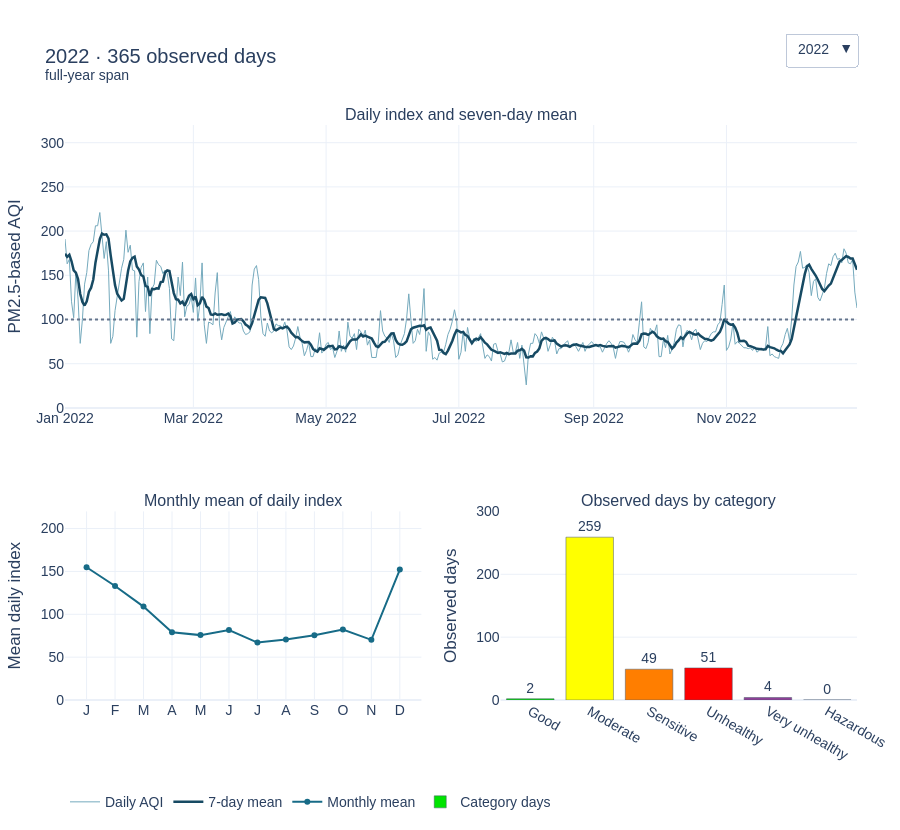

Notebook source saved alongside this figure:
### Markdown cell above
### Label scales, maintain legibility, and show the reference line

A consistent daily-index axis makes year changes comparable. The line at 100 is an index-category boundary. Monthly chart points remain descriptive averages; category counts apply to daily values only.

### Code cell
dashboard.update_layout(
    title="2022 · 365 observed days<br><sup>full-year span</sup>",
    height=830, template="plotly_white", font={"family": "Arial", "size": 14},
    margin={"l": 65, "r": 30, "t": 125, "b": 90},
    legend={"orientation": "h", "y": -0.15}
)
dashboard.update_yaxes(title_text="PM2.5-based AQI", range=[0, 320], row=1, col=1)
dashboard.update_yaxes(title_text="Mean daily index", range=[0, 220], row=2, col=1)
dashboard.update_yaxes(title_text="Observed days", range=[0, 300], row=2, col=2)
dashboard.update_xaxes(tickmode="array", tickvals=list(range(1, 13)), ticktext=["J", "F", "M", "A", "M", "J", "J", "A", "S", "O", "N", "D"], row=2, col=1)
dashboard.add_hline(y=100, line_dash="dot", line_color="#64748b", row=1, col=1)
dashboard.update_xaxes(rangeslider_visible=False, row=1, col=1)

### Figure 1 — Plotly figure (JSON) as saved in the notebook; plotly's stock layout.template omitted (floating-point values rounded to 4 significant figures; data arrays with more than 128 entries replaced by an {"elided": "..."} marker saying what was removed)
{"data": [{"line": {"color": "#75aabd", "width": 1}, "mode": "lines", "name": "Daily AQI", "type": "scatter", "visible": false, "x": {"elided": "366 str values"}, "xaxis": "x", "y": {"elided": "366 float values"}, "yaxis": "y"}, {"line": {"color": "#174a63", "width": 2.5}, "mode": "lines", "name": "7-day mean", "type": "scatter", "visible": false, "x": {"elided": "366 str values"}, "xaxis": "x", "y": {"elided": "366 float values"}, "yaxis": "y"}, {"line": {"color": "#176b87"}, "mode": "lines+markers", "name": "Monthly mean", "type": "scatter", "visible": false, "x": [1, 2, 3, 4, 5, 6, 7, 8, 9, 10, 11, 12], "xaxis": "x2", "y": [119.5, 136.0, 82.84, 66.9, 72.29, 70.47, 84.84, 76.9, 79.63, 98.97, 111.6, 133.5], "yaxis": "y2"}, {"marker": {"color": ["#00e400", "#ffff00", "#ff7e00", "#ff0000", "#8f3f97", "#7e0023"], "line": {"color": "#475569", "width": 0.5}}, "name": "Category days", "text": ["1", "261", "63", "40", "0", "0"], "textposition": "outside", "type": "bar", "visible": false, "x": ["Good", "Moderate", "Sensitive", "Unhealthy", "Very unhealthy", "Hazardous"], "xaxis": "x3", "y": [1, 261, 63, 40, 0, 0], "yaxis": "y3"}, {"line": {"color": "#75aabd", "width": 1}, "mode": "lines", "name": "Daily AQI", "type": "scatter", "visible": false, "x": {"elided": "365 str values"}, "xaxis": "x", "y": {"elided": "365 float values"}, "yaxis": "y"}, {"line": {"color": "#174a63", "width": 2.5}, "mode": "lines", "name": "7-day mean", "type": "scatter", "visible": false, "x": {"elided": "365 str values"}, "xaxis": "x", "y": {"elided": "365 float values"}, "yaxis": "y"}, {"line": {"color": "#176b87"}, "mode": "lines+markers", "name": "Monthly mean", "type": "scatter", "visible": false, "x": [1, 2, 3, 4, 5, 6, 7, 8, 9, 10, 11, 12], "xaxis": "x2", "y": [139.1, 132.6, 74.65, 64.17, 70.16, 72.1, 66.19, 78.61, 77.33, 73.16, 139.6, 187.9], "yaxis": "y2"}, {"marker": {"color": ["#00e400", "#ffff00", "#ff7e00", "#ff0000", "#8f3f97", "#7e0023"], "line": {"color": "#475569", "width": 0.5}}, "name": "Category days", "text": ["7", "235", "49", "66", "8", "0"], "textposition": "outside", "type": "bar", "visible": false, "x": ["Good", "Moderate", "Sensitive", "Unhealthy", "Very unhealthy", "Hazardous"], "xaxis": "x3", "y": [7, 235, 49, 66, 8, 0], "yaxis": "y3"}, {"line": {"color": "#75aabd", "width": 1}, "mode": "lines", "name": "Daily AQI", "type": "scatter", "visible": true, "x": {"elided": "365 str values"}, "xaxis": "x", "y": {"elided": "365 float values"}, "yaxis": "y"}, {"line": {"color": "#174a63", "width": 2.5}, "mode": "lines", "name": "7-day mean", "type": "scatter", "visible": true, "x": {"elided": "365 str values"}, "xaxis": "x", "y": {"elided": "365 float values"}, "yaxis": "y"}, {"line": {"color": "#176b87"}, "mode": "lines+markers", "name": "Monthly mean", "type": "scatter", "visible": true, "x": [1, 2, 3, 4, 5, 6, 7, 8, 9, 10, 11, 12], "xaxis": "x2", "y": [154.9, 133.0, 108.9, 78.9, 75.68, 81.57, 66.97, 70.68, 75.6, 82.29, 70.2, 152.1], "yaxis": "y2"}, {"marker": {"color": ["#00e400", "#ffff00", "#ff7e00", "#ff0000", "#8f3f97", "#7e0023"], "line": {"color": "#475569", "width": 0.5}}, "name": "Category days", "text": ["2", "259", "49", "51", "4", "0"], "textposition": "outside", "type": "bar", "visible": true, "x": ["Good", "Moderate", "Sensitive", "Unhealthy", "Very unhealthy", "Hazardous"], "xaxis": "x3", "y": [2, 259, 49, 51, 4, 0], "yaxis": "y3"}, {"line": {"color": "#75aabd", "width": 1}, "mode": "lines", "name": "Daily AQI", "type": "scatter", "visible": false, "x": ["2023-01-01T00:00:00.000000", "2023-01-02T00:00:00.000000", "2023-01-03T00:00:00.000000", "2023-01-04T00:00:00.000000", "2023-01-05T00:00:00.000000", "2023-01-06T00:00:00.000000", "2023-01-07T00:00:00.000000", "2023-01-08T00:00:00.000000", "2023-01-09T00:00:00.000000", "2023-01-10T00:00:00.000000", "2023-01-11T00:00:00.000000", "2023-01-12T00:00:00.000000", "2023-01-13T00:00:00.000000", "2023-01-14T00:00:00.000000", "2023-01-15T00:00:00.000000", "2023-01-16T00:00:00.000000", "2023-01-17T00:00:00.000000", "2023-01-18T00:00:00.000000", "2023-01-19T00:00:00.000000", "2023-01-20T00:00:00.000000", "2023-01-21T00:00:00.000000", "2023-01-22T00:00:00.000000", "2023-01-23T00:00:00.000000", "2023-01-24T00:00:00.000000", "2023-01-25T00:00:00.000000", "2023-01-26T00:00:00.000000", "2023-01-27T00:00:00.000000", "2023-01-28T00:00:00.000000", "2023-01-29T00:00:00.000000", "2023-01-30T00:00:00.000000", "2023-01-31T00:00:00.000000", "2023-02-01T00:00:00.000000", "2023-02-02T00:00:00.000000", "2023-02-03T00:00:00.000000", "2023-02-04T00:00:00.000000", "2023-02-05T00:00:00.000000", "2023-02-06T00:00:00.000000", "2023-02-07T00:00:00.000000", "2023-02-08T00:00:00.000000", "2023-02-09T00:00:00.000000", "2023-02-10T00:00:00.000000", "2023-02-11T00:00:00.000000", "2023-02-12T00:00:00.000000", "2023-02-13T00:00:00.000000", "2023-02-14T00:00:00.000000", "2023-02-15T00:00:00.000000", "2023-02-16T00:00:00.000000", "2023-02-17T00:00:00.000000", "2023-02-18T00:00:00.000000", "2023-02-19T00:00:00.000000", "2023-02-20T00:00:00.000000", "2023-02-21T00:00:00.000000", "2023-02-22T00:00:00.000000", "2023-02-23T00:00:00.000000", "2023-02-24T00:00:00.000000", "2023-02-25T00:00:00.000000", "2023-02-26T00:00:00.000000", "2023-02-27T00:00:00.000000", "2023-02-28T00:00:00.000000"], "xaxis": "x", "y": [156.0, 158.0, 191.0, 164.0, 162.0, 172.0, 184.0, 180.0, 156.0, 161.0, 117.0, 119.0, 154.0, 152.0, 129.0, 138.0, 126.0, 163.0, 122.0, 112.0, 86.0, 140.0, 165.0, 175.0, 170.0, 163.0, 171.0, 156.0, 99.0, 77.0, 119.0, 121.0, 133.0, 161.0, 117.0, 122.0, 65.0, 70.0, 84.0, 66.0, 94.0, 75.0, 70.0, 74.0, 121.0, 88.0, 161.0, 164.0, 159.0, 154.0, 162.0, 72.0, 68.0, 76.0, 115.0, 82.0, 68.0, 77.0, 73.0], "yaxis": "y"}, {"line": {"color": "#174a63", "width": 2.5}, "mode": "lines", "name": "7-day mean", "type": "scatter", "visible": false, "x": ["2023-01-01T00:00:00.000000", "2023-01-02T00:00:00.000000", "2023-01-03T00:00:00.000000", "2023-01-04T00:00:00.000000", "2023-01-05T00:00:00.000000", "2023-01-06T00:00:00.000000", "2023-01-07T00:00:00.000000", "2023-01-08T00:00:00.000000", "2023-01-09T00:00:00.000000", "2023-01-10T00:00:00.000000", "2023-01-11T00:00:00.000000", "2023-01-12T00:00:00.000000", "2023-01-13T00:00:00.000000", "2023-01-14T00:00:00.000000", "2023-01-15T00:00:00.000000", "2023-01-16T00:00:00.000000", "2023-01-17T00:00:00.000000", "2023-01-18T00:00:00.000000", "2023-01-19T00:00:00.000000", "2023-01-20T00:00:00.000000", "2023-01-21T00:00:00.000000", "2023-01-22T00:00:00.000000", "2023-01-23T00:00:00.000000", "2023-01-24T00:00:00.000000", "2023-01-25T00:00:00.000000", "2023-01-26T00:00:00.000000", "2023-01-27T00:00:00.000000", "2023-01-28T00:00:00.000000", "2023-01-29T00:00:00.000000", "2023-01-30T00:00:00.000000", "2023-01-31T00:00:00.000000", "2023-02-01T00:00:00.000000", "2023-02-02T00:00:00.000000", "2023-02-03T00:00:00.000000", "2023-02-04T00:00:00.000000", "2023-02-05T00:00:00.000000", "2023-02-06T00:00:00.000000", "2023-02-07T00:00:00.000000", "2023-02-08T00:00:00.000000", "2023-02-09T00:00:00.000000", "2023-02-10T00:00:00.000000", "2023-02-11T00:00:00.000000", "2023-02-12T00:00:00.000000", "2023-02-13T00:00:00.000000", "2023-02-14T00:00:00.000000", "2023-02-15T00:00:00.000000", "2023-02-16T00:00:00.000000", "2023-02-17T00:00:00.000000", "2023-02-18T00:00:00.000000", "2023-02-19T00:00:00.000000", "2023-02-20T00:00:00.000000", "2023-02-21T00:00:00.000000", "2023-02-22T00:00:00.000000", "2023-02-23T00:00:00.000000", "2023-02-24T00:00:00.000000", "2023-02-25T00:00:00.000000", "2023-02-26T00:00:00.000000", "2023-02-27T00:00:00.000000", "2023-02-28T00:00:00.000000"], "xaxis": "x", "y": [152.9, 150.4, 154.3, 154.4, 153.6, 159.4, 169.6, 173.0, 172.7, 168.4, 161.7, 155.6, 153.0, 148.4, 141.1, 138.6, 133.6, 140.1, 140.6, 134.6, 125.1, 126.7, 130.6, 137.6, 138.6, 144.4, 152.9, 162.9, 157.0, 144.4, 136.4, 129.4, 125.1, 123.7, 118.1, 121.4, 119.7, 112.7, 107.4, 97.86, 88.29, 82.29, 74.86, 76.14, 83.43, 84.0, 97.57, 107.6, 119.6, 131.6, 144.1, 137.1, 134.3, 122.1, 115.1, 104.1, 91.86, 79.71, 79.86], "yaxis": "y"}, {"line": {"color": "#176b87"}, "mode": "lines+markers", "name": "Monthly mean", "type": "scatter", "visible": false, "x": [1, 2, 3, 4, 5, 6, 7, 8, 9, 10, 11, 12], "xaxis": "x2", "y": [146.4, 103.3, NaN, NaN, NaN, NaN, NaN, NaN, NaN, NaN, NaN, NaN], "yaxis": "y2"}, {"marker": {"color": ["#00e400", "#ffff00", "#ff7e00", "#ff0000", "#8f3f97", "#7e0023"], "line": {"color": "#475569", "width": 0.5}}, "name": "Category days", "text": ["0", "19", "15", "25", "0", "0"], "textposition": "outside", "type": "bar", "visible": false, "x": ["Good", "Moderate", "Sensitive", "Unhealthy", "Very unhealthy", "Hazardous"], "xaxis": "x3", "y": [0, 19, 15, 25, 0, 0], "yaxis": "y3"}], "layout": {"annotations": [{"font": {"size": 16}, "showarrow": false, "text": "Daily index and seven-day mean", "x": 0.5, "xanchor": "center", "xref": "paper", "y": 1.0, "yanchor": "bottom", "yref": "paper"}, {"font": {"size": 16}, "showarrow": false, "text": "Monthly mean of daily index", "x": 0.225, "xanchor": "center", "xref": "paper", "y": 0.328, "yanchor": "bottom", "yref": "paper"}, {"font": {"size": 16}, "showarrow": false, "text": "Observed days by category", "x": 0.775, "xanchor": "center", "xref": "paper", "y": 0.328, "yanchor": "bottom", "yref": "paper"}], "font": {"family": "Arial", "size": 14}, "height": 830, "legend": {"orientation": "h", "y": -0.15}, "margin": {"b": 90, "l": 65, "r": 30, "t": 125}, "shapes": [{"line": {"color": "#64748b", "dash": "dot"}, "type": "line", "x0": 0, "x1": 1, "xref": "x domain", "y0": 100, "y1": 100, "yref": "y"}], "title": {"text": "2022 · 365 observed days<br><sup>full-year span</sup>"}, "updatemenus": [{"active": 2, "buttons": [{"args": [{"visible": [true, true, true, true, false, false, false, false, false, false, false, false, false, false, false, false]}, {"title.text": "2020 · 365 observed days<br><sup>full-year span</sup>"}], "label": "2020", "method": "update"}, {"args": [{"visible": [false, false, false, false, true, true, true, true, false, false, false, false, false, false, false, false]}, {"title.text": "2021 · 365 observed days<br><sup>full-year span</sup>"}], "label": "2021", "method": "update"}, {"args": [{"visible": [false, false, false, false, false, false, false, false, true, true, true, true, false, false, false, false]}, {"title.text": "2022 · 365 observed days<br><sup>full-year span</sup>"}], "label": "2022", "method": "update"}, {"args": [{"visible": [false, false, false, false, false, false, false, false, false, false, false, false, true, true, true, true]}, {"title.text": "2023 · 59 observed days<br><sup>January–February only</sup>"}], "label": "2023", "method": "update"}], "x": 1, "xanchor": "right", "y": 1.16}], "xaxis": {"anchor": "y", "domain": [0.0, 1.0], "rangeslider": {"visible": false}}, "xaxis2": {"anchor": "y2", "domain": [0.0, 0.45], "tickmode": "array", "ticktext": ["J", "F", "M", "A", "M", "J", "J", "A", "S", "O", "N", "D"], "tickvals": [1, 2, 3, 4, 5, 6, 7, 8, 9, 10, 11, 12]}, "xaxis3": {"anchor": "y3", "domain": [0.55, 1.0]}, "yaxis": {"anchor": "x", "domain": [0.508, 1.0], "range": [0, 320], "title": {"text": "PM2.5-based AQI"}}, "yaxis2": {"anchor": "x2", "domain": [0.0, 0.328], "range": [0, 220], "title": {"text": "Mean daily index"}}, "yaxis3": {"anchor": "x3", "domain": [0.0, 0.328], "range": [0, 300], "title": {"text": "Observed days"}}}}
